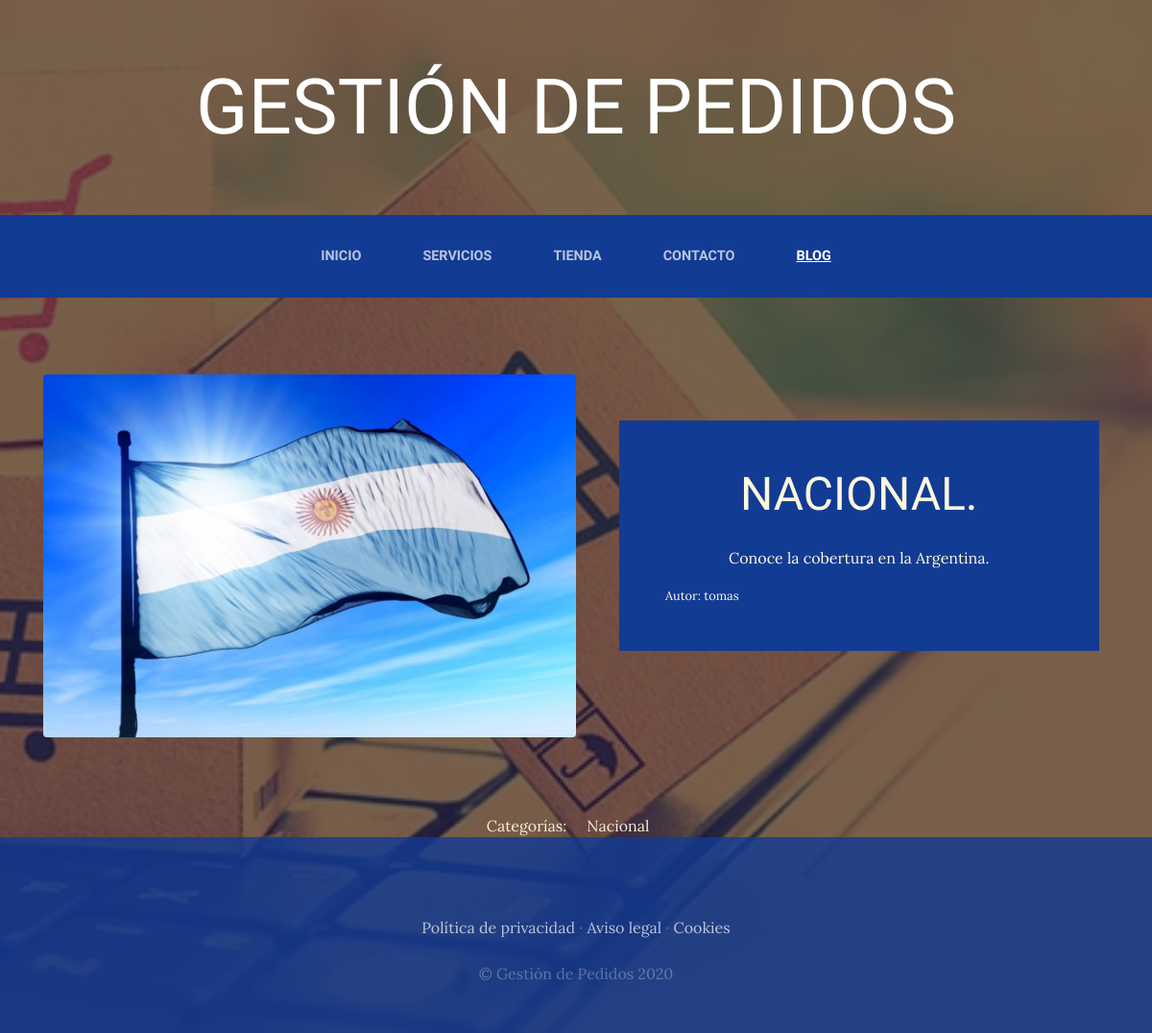
The app's page /blog/categoria/1/ with its own data.
### blog/models.py (models this page shows, shortened)
class Post(models.Model):
    titulo = models.CharField(max_length= 50)
    contenido = models.CharField(max_length= 50)
    imagen = models.ImageField(upload_to = 'blog', null=True, blank=True)  #opcional poner una imagen
    autor = models.ForeignKey(User, on_delete=models.CASCADE)
    categorias_post = models.ManyToManyField(Categoria)
    created = models.DateTimeField(auto_now_add= True)
    updated = models.DateTimeField(auto_now_add= True)
    class Meta:
        verbose_name = 'post'
        verbose_name_plural = 'posts'

class Categoria(models.Model):
    nombre = models.CharField(max_length= 50)
    created = models.DateTimeField(auto_now_add= True)
    updated = models.DateTimeField(auto_now_add= True)
    class Meta:
        verbose_name = 'categoria'
        verbose_name_plural = 'categorias'

### blog/views.py (the view)
# urls.py: path('categoria/<int:categoria_id>/', views.categoria, name="categoria"),
def categoria(request,categoria_id):
    categoria = Categoria.objects.get(id = categoria_id)
    posts = Post.objects.filter(categorias_post = categoria)
    return render(request,"blog/categoria.html",{'posts': posts,'categoria_param':categoria})

### carro/context_processor.py (called while the page is built)
def importe_total_carro(request):
    total=0
    if request.user.is_authenticated:
        for key, value in request.session["carro"].items():
            total=total+(float(value["precio"])*value["cantidad"])
    else: return {"importe_total_carro":total}

### blog/templates/blog/categoria.html
{% extends "ProyectoWebApp/base.html" %}
{% load static %}
{% block content %}
  {%for post in posts%}
   <section class="page-section clearfix">
    <div class="container">
      <div class="intro">
        <img class="intro-img img-fluid mb-3 mb-lg-0 rounded" src="{{post.imagen.url}}" alt="" style="width:50%;">
        <div class="intro-text left-0 text-center bg-faded p-5 ">
          <h2 class="section-heading mb-4">
            <span class="section-heading-lower">{{post.titulo}}</span>
          </h2>
          <p>
            <span class="section-heading-upper py-lg-3">{{post.contenido}}</span>
          </p>
        <div style="text-align:left; font-size: 0.8em;">
          Autor: {{post.autor}}
        </div>
        </div>
      </div>
    </div>
  </section>
  {% endfor %}
  <section>
    <div style="width: 75%; ; margin:auto; text-align: center; color: antiquewhite;">
      Categorías: &nbsp;&nbsp;&nbsp;
      {%for post in posts%}
        {% for categoria in post.categorias_post.all %}
            {{categoria.nombre}}  &nbsp;&nbsp;&nbsp;
        {% endfor %}
      {% endfor %}
    </div>
  </section>
{% endblock %}

### ProyectoWebApp/static/ProyectoWebApp/css/gestion.css (style rules this page uses)
body { font-family: 'Lora'; background: linear-gradient(rgba(47, 23, 15, 0.65), rgba(47, 23, 15, 0.65)), url("../img/fondo_home.jpg"); background-attachment: fixed; background-position: center; background-size: cover; }
h1, h2, h3, h4, h5, h6 { font-family: 'Yusei Magic'; }
p { line-height: 1.75; }
.page-section { margin-top: 5rem; margin-bottom: 5rem; }
.section-heading { text-transform: uppercase; }
.section-heading .section-heading-lower { display: block; font-size: 3rem; font-weight: 100; }
.bg-faded { background-color: rgba(255, 255, 255, 0.85); }
.intro { position: relative; }
@media (min-width: 992px) { .intro .intro-img { width: 75%; float: left; } }
@media (min-width: 992px) { .intro .intro-text { left: 600; width: 60%; margin-top: 3rem; background-color: rgba(18, 59, 148); color: cornsilk; position: absolute; } }
@media (min-width: 1200px) { .intro .intro-text { width: 45%; } }

### records on screen
Post: imagen (picture), titulo "NACIONAL.", contenido "Conoce la cobertura en la Argentina.", autor "tomas"
Categoria: nombre "Nacional"
